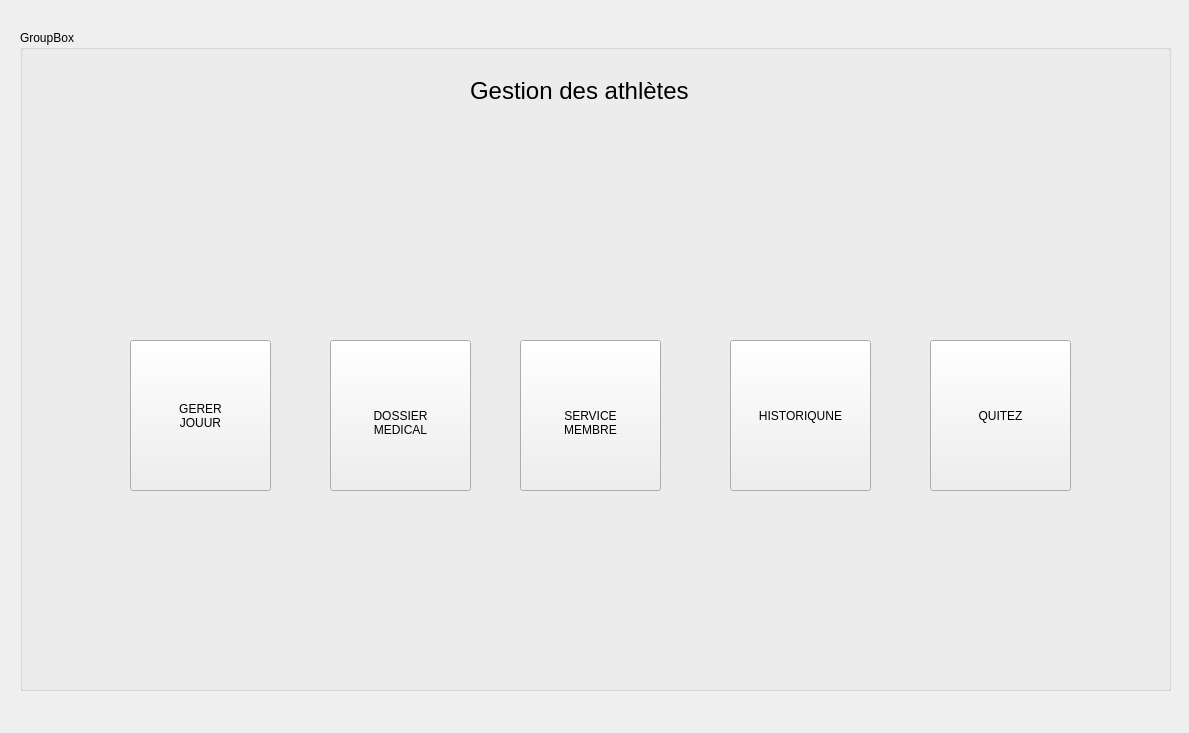
<?xml version="1.0" encoding="UTF-8"?>
<ui version="4.0">
 <class>MainWindow</class>
 <widget class="QMainWindow" name="MainWindow">
  <property name="geometry">
   <rect>
    <x>0</x>
    <y>0</y>
    <width>1189</width>
    <height>733</height>
   </rect>
  </property>
  <property name="windowTitle">
   <string>MainWindow</string>
  </property>
  <widget class="QWidget" name="centralwidget">
   <widget class="QGroupBox" name="groupBox">
    <property name="geometry">
     <rect>
      <x>20</x>
      <y>30</y>
      <width>1151</width>
      <height>661</height>
     </rect>
    </property>
    <property name="title">
     <string>GroupBox</string>
    </property>
    <widget class="QStackedWidget" name="stackedWidget">
     <property name="geometry">
      <rect>
       <x>40</x>
       <y>10</y>
       <width>1141</width>
       <height>631</height>
      </rect>
     </property>
     <property name="font">
      <font>
       <family>MS Shell Dlg 2</family>
      </font>
     </property>
     <property name="currentIndex">
      <number>1</number>
     </property>
     <widget class="QWidget" name="page">
      <widget class="QPushButton" name="pushButton_7">
       <property name="geometry">
        <rect>
         <x>280</x>
         <y>290</y>
         <width>141</width>
         <height>151</height>
        </rect>
       </property>
       <property name="text">
        <string>
DOSSIER
MEDICAL</string>
       </property>
      </widget>
      <widget class="QPushButton" name="pushButton_8">
       <property name="geometry">
        <rect>
         <x>510</x>
         <y>290</y>
         <width>141</width>
         <height>151</height>
        </rect>
       </property>
       <property name="text">
        <string>
SERVICE 
MEMBRE</string>
       </property>
      </widget>
      <widget class="QPushButton" name="pushButton_9">
       <property name="geometry">
        <rect>
         <x>740</x>
         <y>290</y>
         <width>141</width>
         <height>151</height>
        </rect>
       </property>
       <property name="text">
        <string>
 RETOUR </string>
       </property>
      </widget>
      <widget class="QLabel" name="label_2">
       <property name="geometry">
        <rect>
         <x>410</x>
         <y>30</y>
         <width>291</width>
         <height>41</height>
        </rect>
       </property>
       <property name="font">
        <font>
         <family>MS Shell Dlg 2</family>
         <pointsize>18</pointsize>
        </font>
       </property>
       <property name="mouseTracking">
        <bool>false</bool>
       </property>
       <property name="tabletTracking">
        <bool>false</bool>
       </property>
       <property name="contextMenuPolicy">
        <enum>Qt::NoContextMenu</enum>
       </property>
       <property name="acceptDrops">
        <bool>false</bool>
       </property>
       <property name="autoFillBackground">
        <bool>false</bool>
       </property>
       <property name="text">
        <string>Gestion des athlètes </string>
       </property>
      </widget>
     </widget>
     <widget class="QWidget" name="page_3">
      <widget class="QLabel" name="label">
       <property name="geometry">
        <rect>
         <x>410</x>
         <y>30</y>
         <width>291</width>
         <height>41</height>
        </rect>
       </property>
       <property name="font">
        <font>
         <family>MS Shell Dlg 2</family>
         <pointsize>18</pointsize>
        </font>
       </property>
       <property name="mouseTracking">
        <bool>false</bool>
       </property>
       <property name="tabletTracking">
        <bool>false</bool>
       </property>
       <property name="contextMenuPolicy">
        <enum>Qt::NoContextMenu</enum>
       </property>
       <property name="acceptDrops">
        <bool>false</bool>
       </property>
       <property name="autoFillBackground">
        <bool>false</bool>
       </property>
       <property name="text">
        <string>Gestion des athlètes </string>
       </property>
      </widget>
      <widget class="QPushButton" name="ajouter_athltes">
       <property name="geometry">
        <rect>
         <x>70</x>
         <y>300</y>
         <width>141</width>
         <height>151</height>
        </rect>
       </property>
       <property name="text">
        <string>GERER 
JOUUR</string>
       </property>
      </widget>
      <widget class="QPushButton" name="pushButton_10">
       <property name="geometry">
        <rect>
         <x>270</x>
         <y>300</y>
         <width>141</width>
         <height>151</height>
        </rect>
       </property>
       <property name="text">
        <string>
DOSSIER
MEDICAL</string>
       </property>
      </widget>
      <widget class="QPushButton" name="pushButton_11">
       <property name="geometry">
        <rect>
         <x>460</x>
         <y>300</y>
         <width>141</width>
         <height>151</height>
        </rect>
       </property>
       <property name="text">
        <string>
SERVICE 
MEMBRE</string>
       </property>
      </widget>
      <widget class="QPushButton" name="pushButton_12">
       <property name="geometry">
        <rect>
         <x>670</x>
         <y>300</y>
         <width>141</width>
         <height>151</height>
        </rect>
       </property>
       <property name="text">
        <string>HISTORIQUNE</string>
       </property>
      </widget>
      <widget class="QPushButton" name="pushButton_13">
       <property name="geometry">
        <rect>
         <x>870</x>
         <y>300</y>
         <width>141</width>
         <height>151</height>
        </rect>
       </property>
       <property name="text">
        <string>QUITEZ</string>
       </property>
      </widget>
     </widget>
    </widget>
   </widget>
  </widget>
  <widget class="QMenuBar" name="menubar">
   <property name="geometry">
    <rect>
     <x>0</x>
     <y>0</y>
     <width>1189</width>
     <height>26</height>
    </rect>
   </property>
  </widget>
 </widget>
 <resources/>
 <connections/>
</ui>
